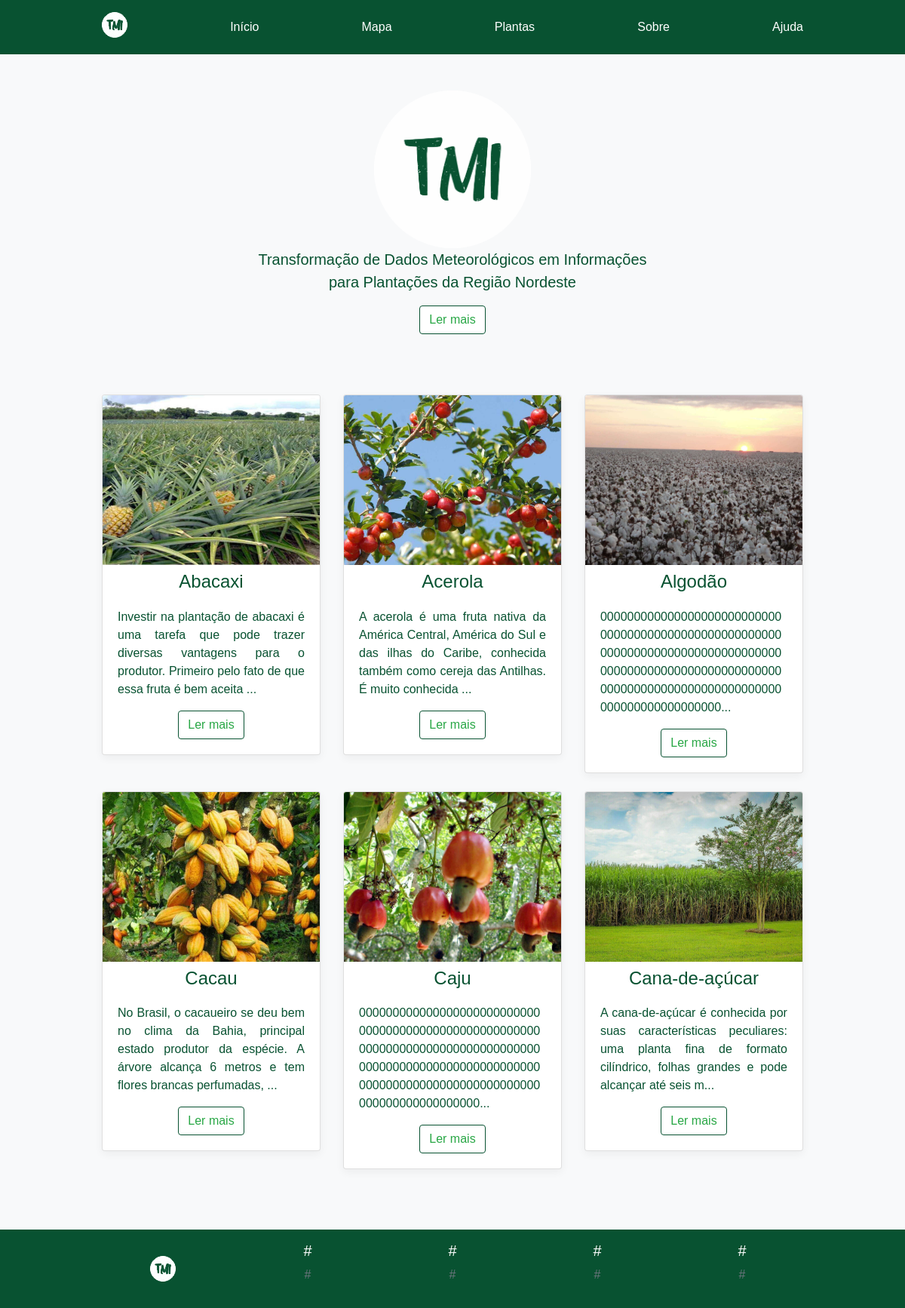
/, run on an earlier commit of the app's database.
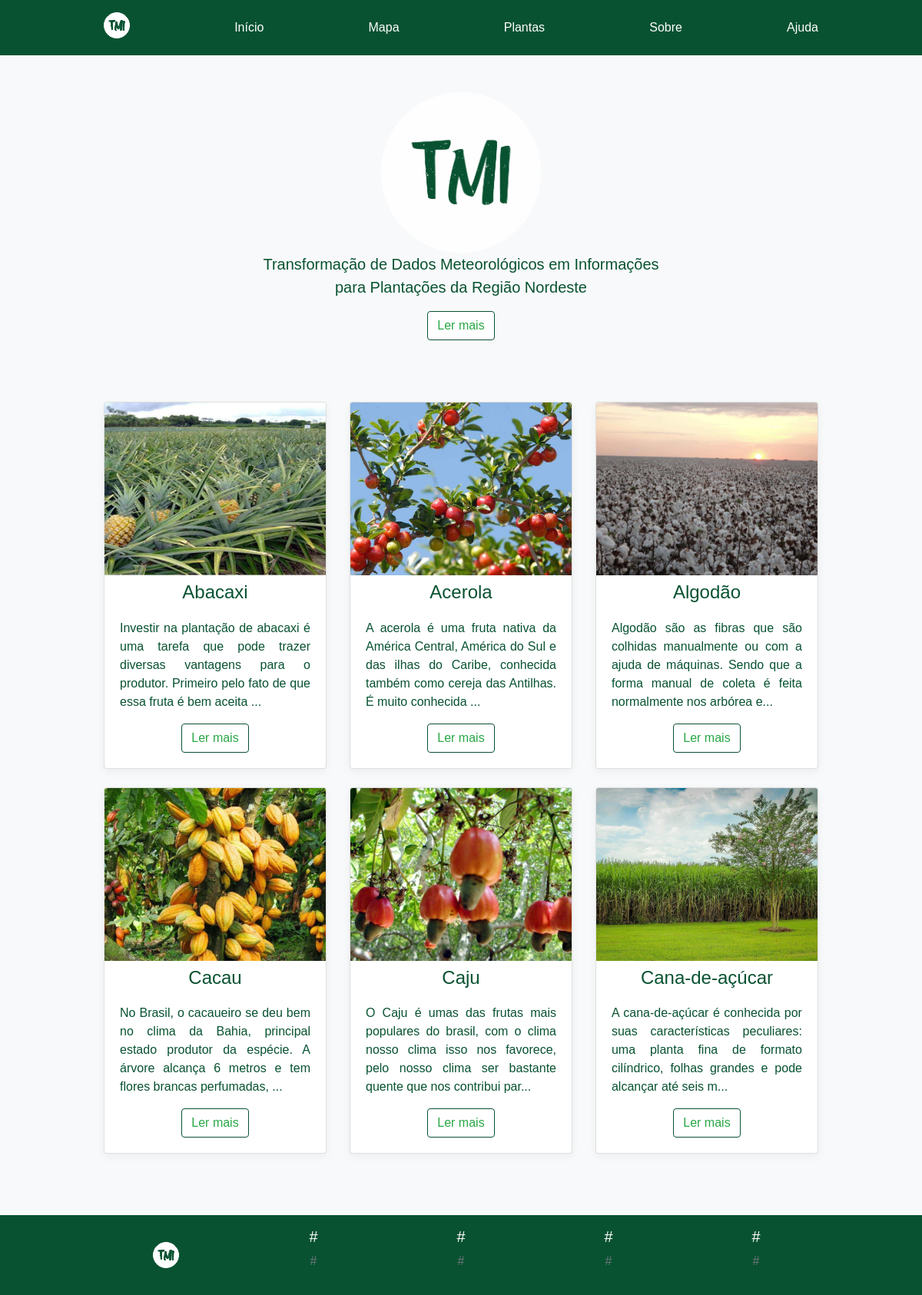
And on a later commit of the database.
### tables this page shows
CREATE TABLE IF NOT EXISTS `plantacao` (
  `id_plantacao` int(11) NOT NULL AUTO_INCREMENT,
  `reino` varchar(10) NOT NULL,
  `divisao` varchar(15) NOT NULL,
  `classe` varchar(15) NOT NULL,
  `ordem` varchar(15) NOT NULL,
  `familia` varchar(20) NOT NULL,
  `genero` varchar(20) NOT NULL,
  `nome` varchar(30) NOT NULL,
  `temperatura` varchar(30) NOT NULL,
  `agua` varchar(100) NOT NULL,
  `solo` varchar(250) NOT NULL,
  `descricao` varchar(5000) NOT NULL,
  `foto` varchar(30) NOT NULL,
  PRIMARY KEY (`id_plantacao`)
);

### index.php (the view, shortened to what this page needs)
<!doctype html>
<html lang="pt-br">
    <head>
    </head>
    <body>
        <div class="position-relative overflow-hidden p-md-5 text-center bg-light">
            <div class="col-6 mx-auto">
                <img width="40%" src="img/tmi.png" alt="Transformação de Dados Meteorológicos em Informações para Plantações da Região Nordeste" title="Transformação de Dados Meteorológicos em Informações para Plantações da Região Nordeste">
                <p class="lead font-weight-normal">Transformação de Dados Meteorológicos em Informações para Plantações da Região Nordeste</p>
                <a class="btn btn-outline-success" href="sobre.php">Ler mais</a>
            </div>
        </div>
        <section class="album bg-light mt-3 py-3">
            <div class="container">
                <div class="row">
                    <?php
                    include("conexao.php");
                    $resultado = $con->query("SELECT id_plantacao, nome, descricao, foto FROM plantacao ORDER BY nome ASC LIMIT 6");
                    $resultado->execute();
                    while ($linha = $resultado->fetch(PDO::FETCH_ASSOC)) {
                        $str = $linha['descricao'];
                        $newStr = "";
                        for ($i = 0; $i < 153; $i++) {
                            $newStr .= $str[$i];
                        }
                        ?>
                        <div class="col-md-4">
                            <div class="card mb-4 box-shadow">
                                <img class="miniatura card-img-top" title='<?php echo "$linha[nome]"; ?>' alt='<?php echo "$linha[nome]"; ?>' src='img/<?php echo "$linha[foto]"; ?>'>
                                <h4 class="d-inline-block text-center mt-2 mb-0"><?php echo "$linha[nome]"; ?></h4>
                                <div class="card-body">
                                    <p class="card-text text-justify"><?php echo $newStr; ?>...
                                    <div class="d-flex justify-content-between align-items-center">
                                        <div class="btn-group text-center m-auto">
                                            <form method="post" action="consulta.php"> <input class="btn btn-outline-success" type="submit" value="Ler mais"/></form></p>
                                        </div>
                                    </div>
                                </div>
                            </div>
                        </div>
                    <?php } ?>
        </section>
    </body>
</html>

### css/style.css (style rules this page uses)
body { font-style: normal; font-weight: normal; font-variant: normal; font-stretch: normal; font-family:Arial; background-color: #f8f9fa; color: #085231; }
.container { max-width: 960px; }
.header-site { background-color: #085231; -webkit-backdrop-filter: saturate(180%) blur(20px); backdrop-filter: saturate(180%) blur(20px); }
.header-site a { color: #fff; transition: all .15s; }
.box-shadow { box-shadow: 0 .25rem .75rem rgba(0, 0, 0, .05); }
.overflow-hidden { overflow: hidden; }
.mudandoCor { color: #fff; }
.miniatura { width: 100%; height: 225px; object-fit: cover; object-position: bottom; }
.btn { background-color: #fff; }
.btn-outline-success { border-color: #085231; }

What changed in the data, as far as the page shows it:
changed plantacao "Algodão": newStr "000000000000000000000000000000000000000000000000000000000000000000000000000000000000000000000000000000000000000000000000000000000000000000000000000000000" → "Algodão são as fibras que são colhidas manualmente ou com a ajuda de máquinas. Sendo que a forma manual de coleta é feita normalmente nos arbórea e"
changed plantacao "Caju": newStr "000000000000000000000000000000000000000000000000000000000000000000000000000000000000000000000000000000000000000000000000000000000000000000000000000000000" → "O Caju é umas das frutas mais populares do brasil, com o clima nosso clima isso nos favorece, pelo nosso clima ser bastante quente que nos contribui par"
